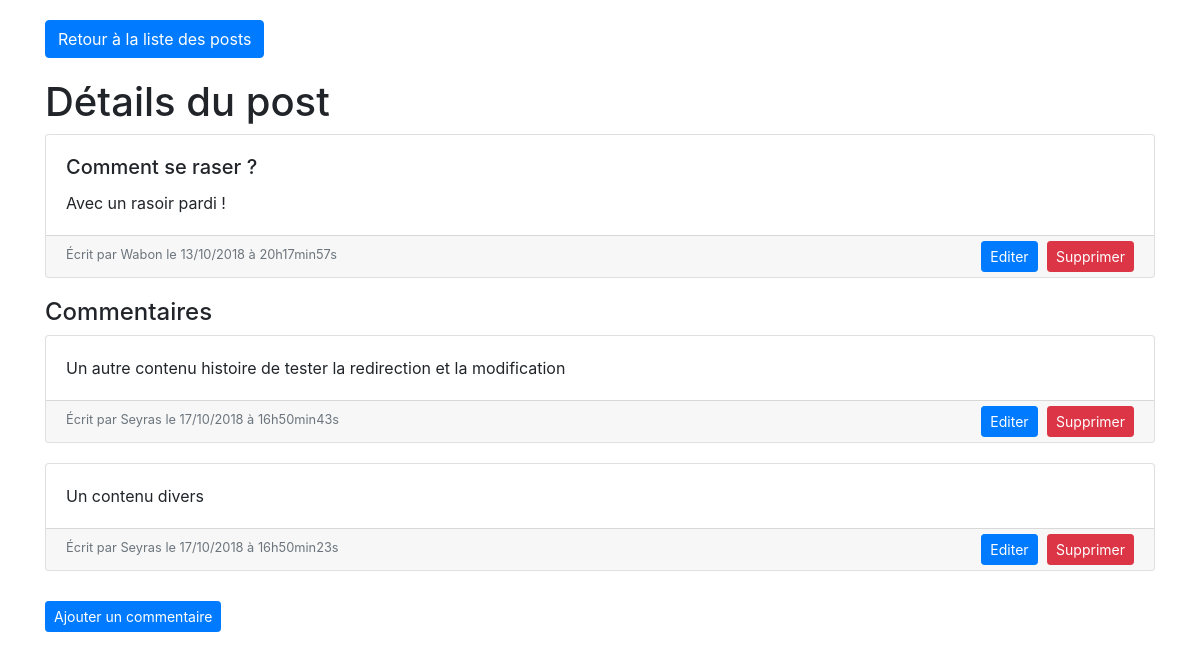
The app's page /index.php?action=viewPost&id=21 with its own data.
### tables this page shows
CREATE TABLE `posts` (
  `id` int(11) NOT NULL,
  `author` varchar(255) NOT NULL,
  `title` varchar(255) NOT NULL,
  `content` text NOT NULL,
  `creation_date` datetime NOT NULL
);

CREATE TABLE `comments` (
  `id` int(11) NOT NULL,
  `post_id` int(11) NOT NULL,
  `author` varchar(255) NOT NULL,
  `comment` text NOT NULL,
  `comment_date` datetime NOT NULL
);

### controller/controller.php (called while the page is built, shortened)
<?php
require_once('model/PostManager.php');
require_once('model/CommentManager.php');
function viewPost(int $id) {
    $postManager = new \Blog\Model\PostManager();
    $commentManager = new \Blog\Model\CommentManager();
    $post = $postManager->getPost($id);
    $comments = $commentManager->getComments($id);
    require('view/viewPost.php');
}

### model/PostManager.php (called while the page is built, shortened)
<?php
class PostManager extends Manager {
    public function getPost(int $where) {
        $db = $this->dbConnect();
        $sql = "SELECT id, author, title, content, DATE_FORMAT(creation_date, '%d/%m/%Y à %Hh%imin%ss') AS creation_date_fr FROM posts WHERE id=?";
        $statement = $db->prepare($sql);
        $statement->execute([$where]);
        $result = $statement->fetch();
        return $result;
    }
}

### model/CommentManager.php (called while the page is built, shortened)
<?php
class CommentManager extends Manager {
    public function getComments(int $where) {
        $db = $this->dbConnect();
        $sql = "SELECT id, post_id, author, comment, comment_date, DATE_FORMAT(comment_date, '%d/%m/%Y à %Hh%imin%ss') AS comment_date_fr FROM comments WHERE post_id=? ORDER BY comment_date DESC LIMIT 0, 5";
        $statement = $db->prepare($sql);
        $statement->execute([$where]);
        return $statement;
    }
}

### view/viewPost.php (the view, shortened to what this page needs)
    <a href="index.php" class="btn btn-primary" style="margin: 20px 0;">Retour à la liste des posts</a>
    <h1>Détails du post</h1>
        <div class="card">
            <div class="card-body">
                <h5 class="card-title"><?= htmlspecialchars($post->title) ?></h5>
                <p class="card-text"><?= htmlspecialchars($post->content) ?></p>
            </div>
            <div class="card-footer">
                <div class="row justify-content-between">
                    <div class="col-6">
                        <small class="text-muted">Écrit par <?= htmlspecialchars($post->author) ?> le <?= htmlspecialchars($post->creation_date_fr) ?></small>
                    </div>
                    <div class="col-6 text-right">
                        <a href="index.php?action=updatePost&id=<?= htmlspecialchars($post->id) ?>" class="btn btn-sm btn-primary">Editer</a>
                        <button type="button" class="btn btn-danger btn-sm" data-toggle="modal" data-target="#exampleModal">Supprimer</button>
                    </div>
                </div>
            </div>
        </div>
    <?php if($comments->rowcount() > 0) {
        echo "<h4>Commentaires</h4>";
    }
    else {
        echo "<h4>Ce post ne possède pas encore de commentaires.</h4><br/>";
    }
        while($comment = $comments->fetch()) { ?>
            <div class="card">
                <div class="card-body">
                    <p class="card-text"><?= htmlspecialchars($comment->comment) ?></p>
                </div>
                <div class="card-footer">
                    <div class="row justify-content-between">
                        <div class="col-6">
                            <small class="text-muted">Écrit par <?= htmlspecialchars($comment->author) ?> le <?= htmlspecialchars($comment->comment_date_fr) ?></small>
                        </div>
                        <div class="col-6 text-right">
                            <a href="index.php?action=updateComment&id=<?= htmlspecialchars($comment->id) ?>&postId=<?= htmlspecialchars($comment->post_id) ?>" class="btn btn-sm btn-primary">Editer</a>
                            <button type="button" class="btn btn-danger btn-sm" data-toggle="modal" data-target="#exampleModal2">Supprimer</button>
                        </div>
                    </div>
                </div>
            </div>
        <?php }
        echo '<a href="index.php?action=addComment&id='.$post->id.'"><button type="button" class="btn btn-sm btn-primary" style="margin: 10px 0;">Ajouter un commentaire</button></a>';
    require('template.php');
?>

### public/style.css (style rules this page uses)
.card { margin-bottom: 20px; }
.card .card-footer { padding: 5px 20px; }
.card .btn { margin-left: 5px; }

### records on screen
posts: title "Comment se raser ?", content "Avec un rasoir pardi !", author "Wabon"
comments: comment "Un autre contenu histoire de tester la redirection et la modification", author "Seyras", comment_date_fr "17/10/2018 à 16h50min43s"
comments: comment "Un contenu divers", author "Seyras", comment_date_fr "17/10/2018 à 16h50min23s"

### other values on screen
$post->creation_date_fr "13/10/2018 à 20h17min57s"
